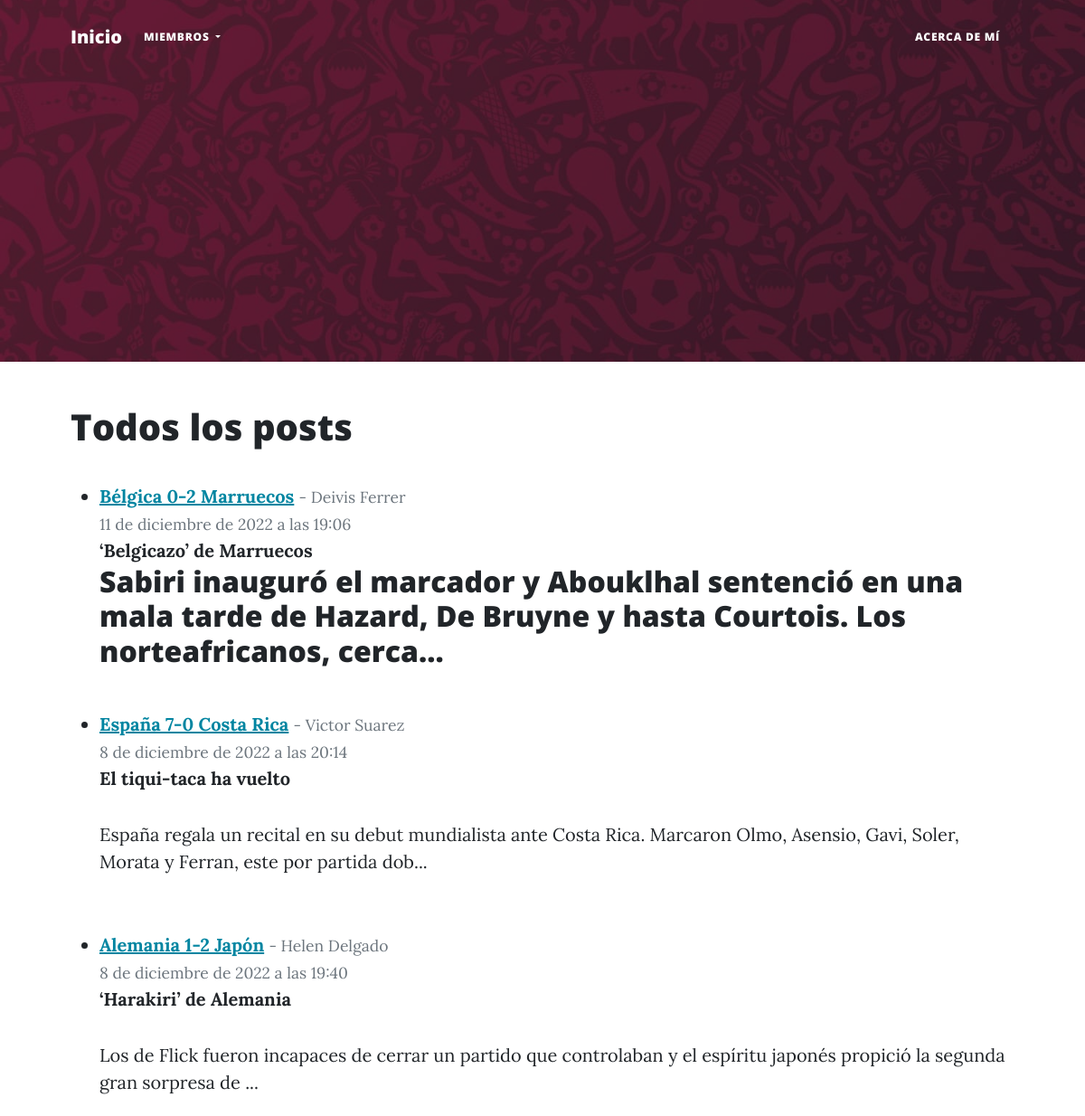
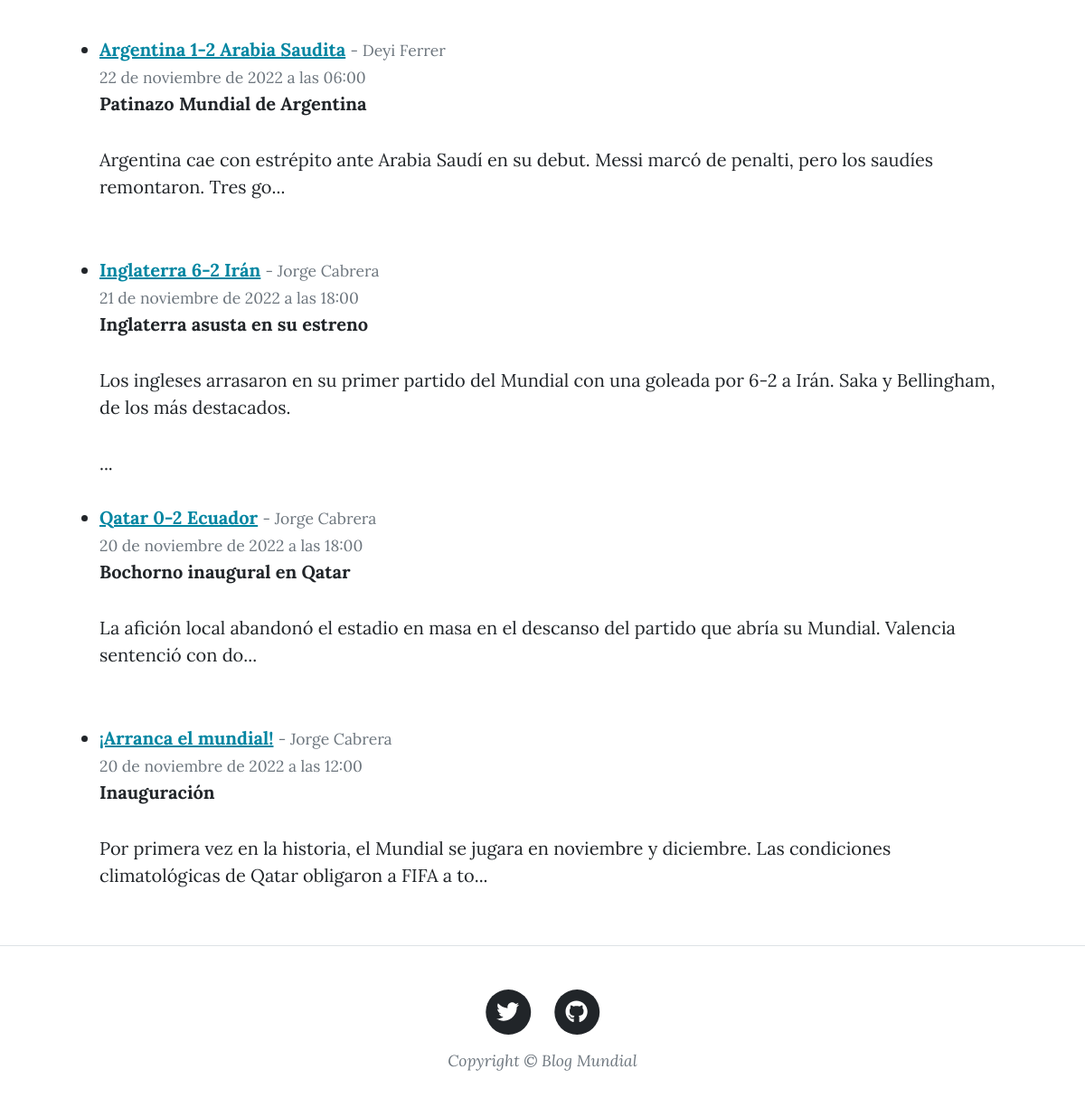
The page /all_posts/ on the database as committed earlier (2 pictures, top to bottom).
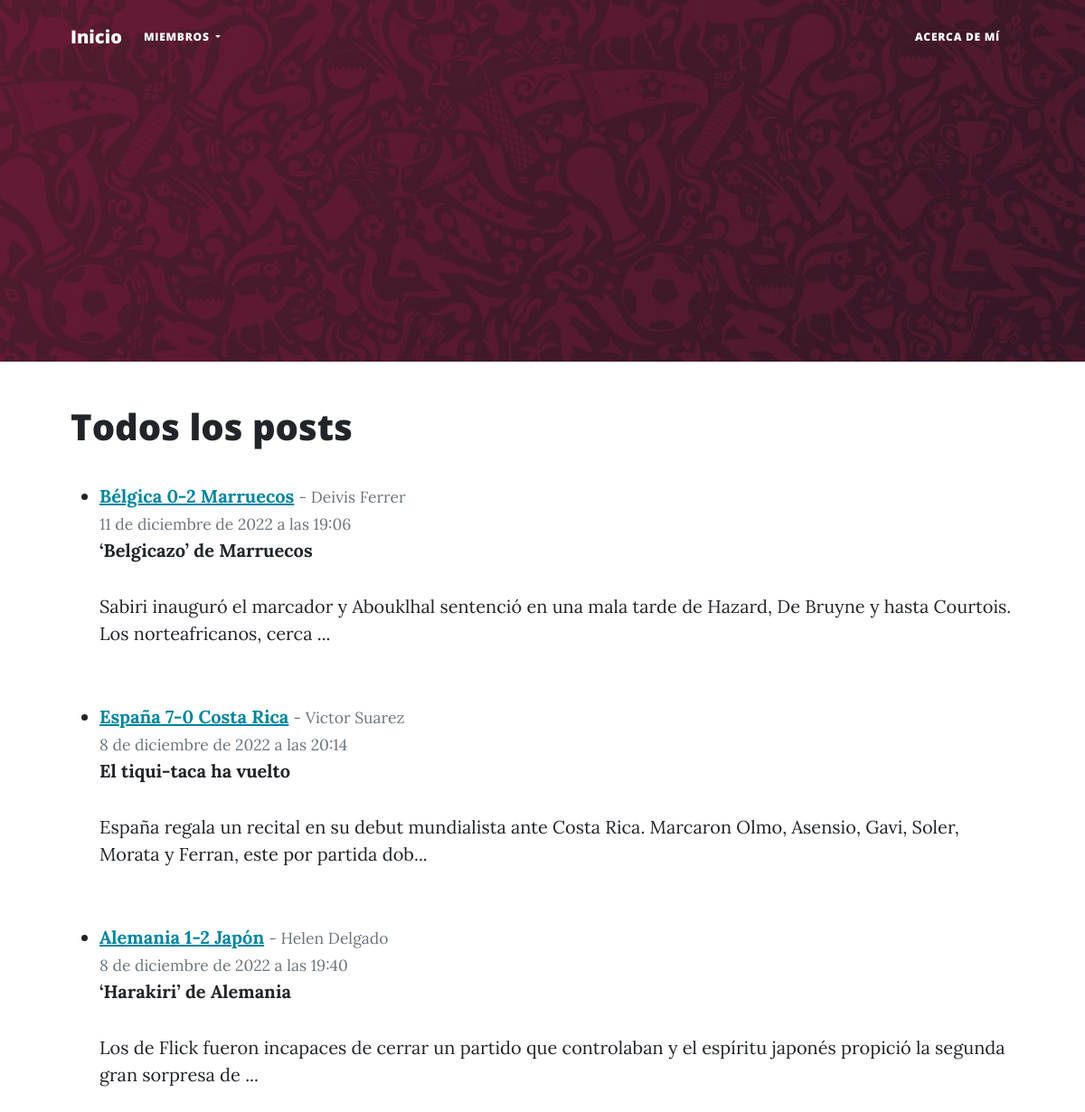
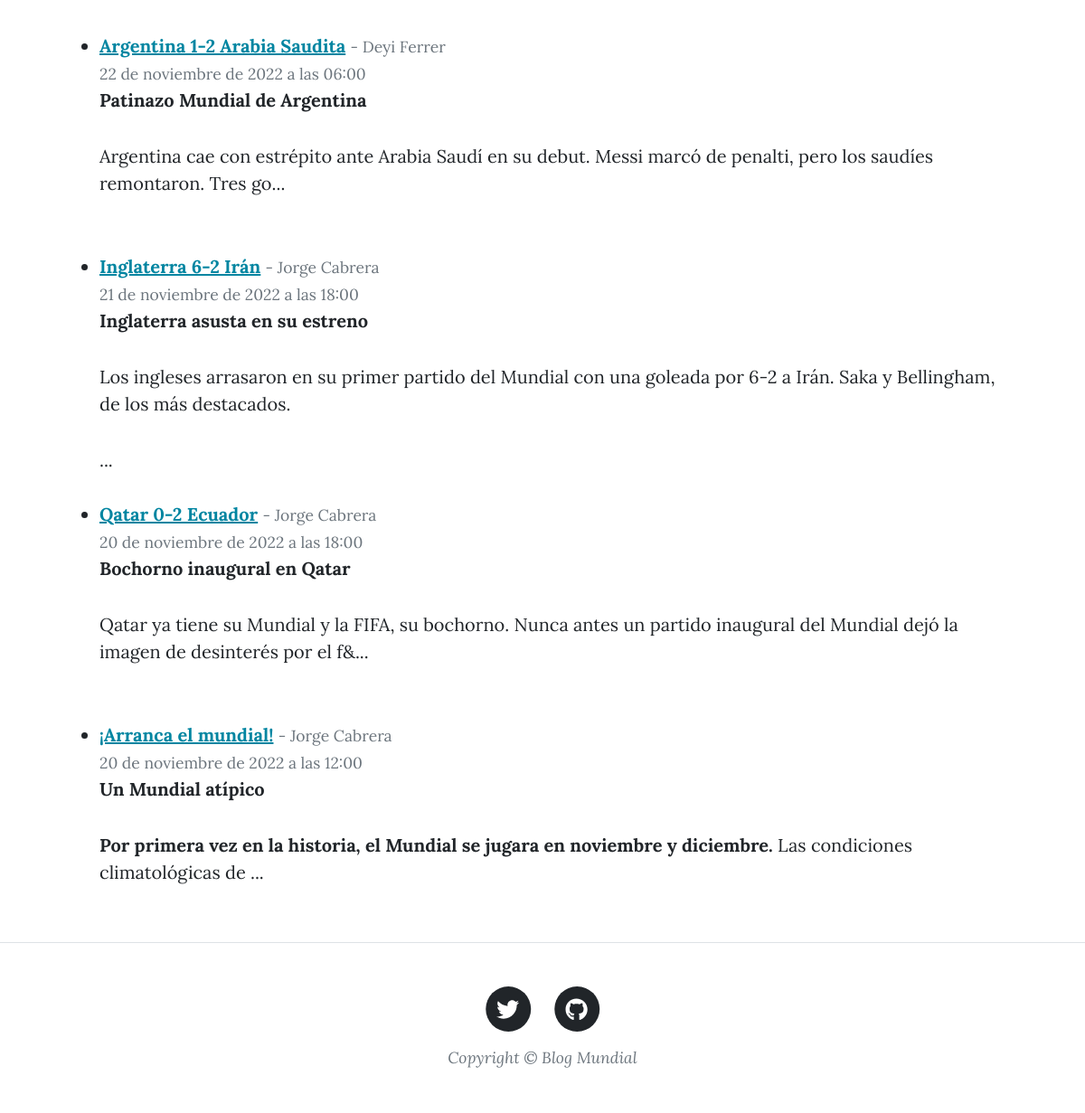
The same page on the database as committed later (2 pictures, top to bottom).
### Blog/models.py (models this page shows, shortened)
class Post(models.Model):
    titulo = models.CharField(max_length=255)
    subtitulo = models.CharField(max_length=255)
    autor = models.ForeignKey(User, on_delete=models.CASCADE)
    header = models.ImageField(null=True, blank=True, upload_to='images/')
    cuerpo = RichTextField(null=True, blank=True)
    fecha = models.DateTimeField(default=datetime.now())
    likes = models.ManyToManyField(User, related_name='blog_posts')

### Blog/views.py (the view)
# urls.py: path('all_posts/', AllPostsView.as_view(), name='all_posts'),
class AllPostsView(ListView):
    model = Post
    template_name = 'all_posts.html'
    ordering = ['-fecha']

### Blog/templates/all_posts.html (shortened to what this page needs)
{% extends 'post.html' %}
{% block post %}
<div class="container px-4 px-lg-5">
    <h1>
        Todos los posts
    </h1>
    <br>
    <ul>
        {% for post in object_list %}
            <li>
                <a href="{% url 'post_details' post.pk %}" class="link-primary"><u><strong>{{post.titulo}}</strong></u></a>
                <small class="text-muted">
                    - {{post.autor.first_name}} {{post.autor.last_name}}
                    <br>
                    {{post.fecha}}
                </small>
                <br>
                <strong>
                    {{post.subtitulo}}
                </strong>
                <br>
                {{post.cuerpo|slice:":150"|safe}}...
                <br><br>
            </li>
        {% endfor %}
    </ul>
</div>
{% endblock post %}

### Blog/templates/post.html (shortened to what this page needs)
<!DOCTYPE html>
<html lang="en">
    <head>
        {% load static %}
        <link href="{% static 'Blog/css/styles.css' %}" rel="stylesheet" />
    </head>
    <body>
        <nav class="navbar navbar-expand-lg navbar-light" id="mainNav">
            <div class="container px-4 px-lg-5">
                <a class="navbar-brand" href="{% url 'home' %}">Inicio</a>
                <div class="collapse navbar-collapse" id="navbarNavLightDropdown">
                    <ul class="navbar-nav">
                    <li class="nav-item dropdown">
                        <a class="nav-link dropdown-toggle" href="#" role="button" data-bs-toggle="dropdown" aria-expanded="false">
                        Miembros
                        </a>
                    </li>
                    </ul>
                </div>
                <div class="collapse navbar-collapse" id="navbarResponsive">
                    <ul class="navbar-nav ms-auto py-4 py-lg-0">
                        <li class="nav-item"><a class="nav-link px-lg-3 py-3 py-lg-4" href="{% url 'about' %}">Acerca de mí</a></li>
                    </ul>
                </div>
            </div>
        </nav>
        <header class="masthead" style="background-image: url('/static/Blog/assets/img/background.jpg')">
        </header>
        {% block post %}
        {% endblock post %}
        <footer class="border-top">
            <div class="container px-4 px-lg-5">
                <div class="row gx-4 gx-lg-5 justify-content-center">
                    <div class="col-md-10 col-lg-8 col-xl-7">
                        <ul class="list-inline text-center">
                            <li class="list-inline-item">
                                <a href="#!">
                                    <span class="fa-stack fa-lg">
                                        <i class="fas fa-circle fa-stack-2x"></i>
                                        <i class="fab fa-twitter fa-stack-1x fa-inverse"></i>
                                    </span>
                                </a>
                            </li>
                            <li class="list-inline-item">
                                <a href="#!">
                                    <span class="fa-stack fa-lg">
                                        <i class="fas fa-circle fa-stack-2x"></i>
                                        <i class="fab fa-github fa-stack-1x fa-inverse"></i>
                                    </span>
                                </a>
                            </li>
                        </ul>
                        <div class="small text-center text-muted fst-italic">Copyright &copy; Blog Mundial</div>
                    </div>
                </div>
            </div>
        </footer>
    </body>
</html>

Rows that differ between the two databases and show on the page:
changed Post "Qatar 0-2 Ecuador": cuerpo "La afición local abandonó el estadio en masa en el descanso del partido que abría su Mundial. Valencia sentenció con do" → "Qatar ya tiene su Mundial y la FIFA, su bochorno. Nunca antes un partido inaugural del Mundial dejó la imagen de desinterés por el f&"
changed Post "¡Arranca el mundial!": subtitulo "Inauguración" → "Un Mundial atípico"; cuerpo "Por primera vez en la historia, el Mundial se jugara en noviembre y diciembre. Las condiciones climatológicas de Qatar obligaron a FIFA a to" → "Por primera vez en la historia, el Mundial se jugara en noviembre y diciembre. Las condiciones climatológicas de"
